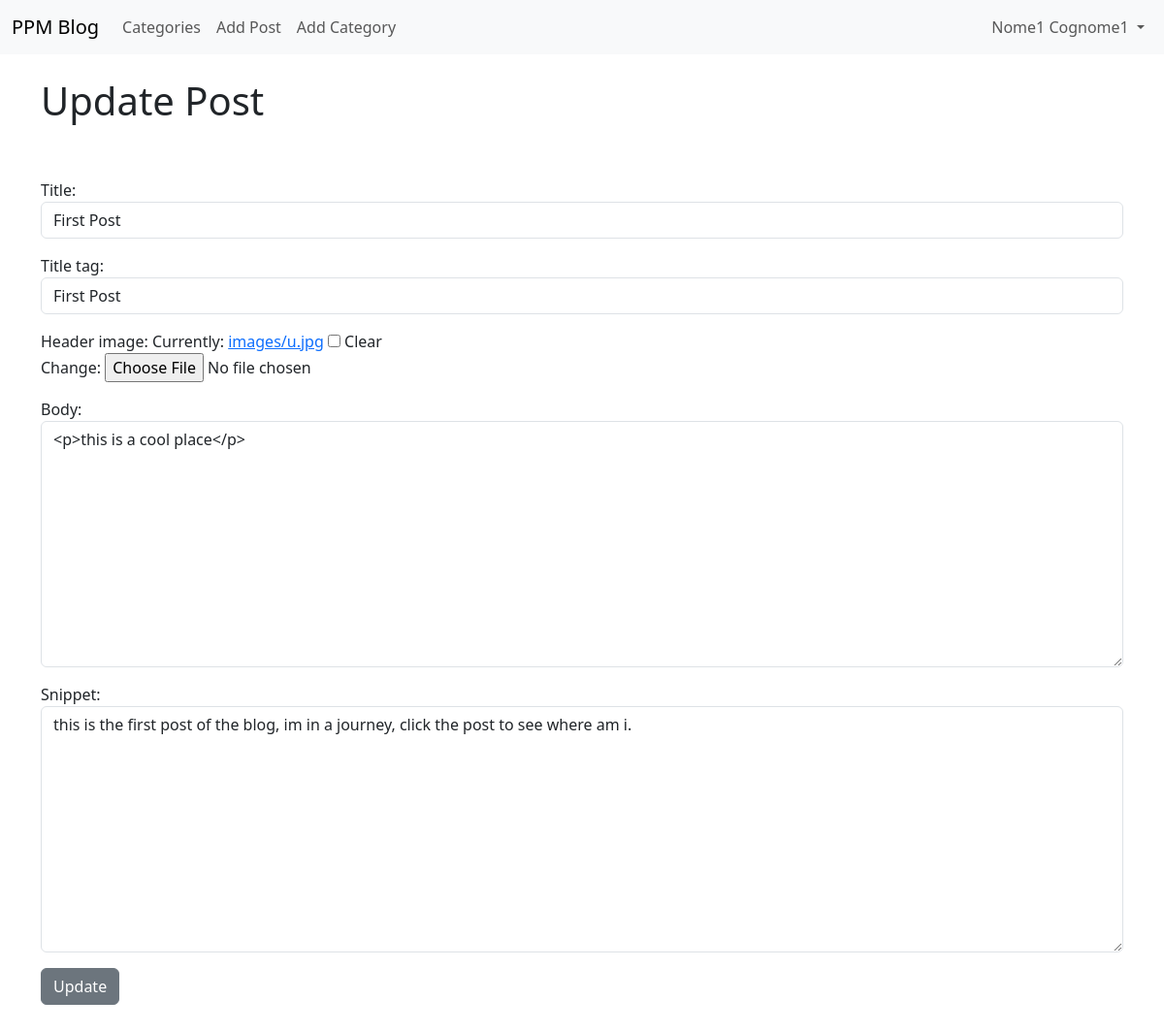
The app's page /article/edit/13 (signed in) with its own data.
### theblog/models.py (models this page shows, shortened)
class Post(models.Model):
    title = models.CharField(max_length=255)
    header_image = models.ImageField(null=True, blank=True, upload_to="images/")
    title_tag = models.CharField(max_length=255)
    author = models.ForeignKey(User, on_delete=models.CASCADE)
    body = RichTextField(blank=True, null=True)
    post_date = models.DateField(auto_now_add=True)
    category = models.CharField(max_length=255, default='uncategory')
    snippet = models.CharField(max_length=255, default='Click Link Above To Read Blog Post...')
    likes = models.ManyToManyField(User, related_name='blog_posts')
    unlikes = models.ManyToManyField(User, related_name='blog_posts_u')

### theblog/views.py (the view)
# urls.py: path('article/edit/<int:pk>', UpdatePostView.as_view(), name='update_post'),
class UpdatePostView(UpdateView):
    model = Post
    form_class = EditForm
    template_name = 'update_post.html'

### theblog/forms.py
class EditForm(forms.ModelForm):
    class Meta:
        model = Post
        fields = ('title', 'title_tag', 'header_image', 'body', 'snippet')
        widgets = {
            'title': forms.TextInput(attrs={'class': 'form-control', 'placeholder': 'Title'}),
            'title_tag': forms.TextInput(attrs={'class': 'form-control', 'placeholder': 'Title_Tag'}),
            'body': forms.Textarea(attrs={'class': 'form-control', 'placeholder': 'Body'}),
            'snippet': forms.Textarea(attrs={'class': 'form-control'}),
        }

### theblog/templates/update_post.html (shortened to what this page needs)
{% extends 'base.html' %}
{% block content %}
    {% if user.is_authenticated %}
         {% if user.is_authenticated %}
            <h1>Update Post</h1>
            <br/><br/>
            <div class="form-group">
                <form method="POST" enctype="multipart/form-data">
                    {{ form.as_p }}
                    <button class="btn btn-secondary">Update</button>
                </form>
            </div>
         {% else %}
                <h1>You're not allowed here! (and you know it...</h1>
         {% endif %}
    {% else %}
    <h1>You are not Login, please Login to change your post</h1>
    {% endif %}
    <br/><br/>
{% endblock %}

### theblog/templates/base.html (shortened to what this page needs)
<!doctype html>
<html lang="en">
  <head>
    <link href="https://cdn.jsdelivr.net/npm/bootstrap@5.3.3/dist/css/bootstrap.min.css" rel="stylesheet">
  </head>
  <body>
      <nav class="navbar navbar-expand-lg bg-body-tertiary">
      <div class="container-fluid">
        <a class="navbar-brand" href="{% url 'home' %}">PPM Blog</a>
        <div class="collapse navbar-collapse" id="navbarSupportedContent">
          <ul class="navbar-nav me-auto mb-2 mb-lg-0">
                <li class="nav-item">
                      <a class="nav-link" href="{% url 'category_list' %}">Categories</a>
                  </li>
              {% if user.is_authenticated %}
                  <li class="nav-item">
                      <a class="nav-link" href="{% url 'add_post' %}">Add Post</a>
                  </li>
                  {% if user.username == 'admin' %}
                  <li class="nav-item">
                      <a class="nav-link" href="{% url 'add_category' %}">Add Category</a>
                  </li>
                  {% endif %}
              {% endif %}
          </ul>
          {% if user.is_authenticated %}
              <ul class="navbar-nav ml.auto">
                <li class="nav-item dropdown">
                      <a class="nav-link dropdown-toggle" href="#" role="button" data-bs-toggle="dropdown" aria-expanded="false">
                          {{ user.first_name }} {{ user.last_name }}
                      </a>
                  </li>
              </ul>
        {% endif %}
        </div>
      </div>
    </nav>
      <br/>
      <div class="container">
        {% block content %}
        {% endblock %}
      </div>
  </body>
</html>

### records on screen
Post: title "First Post", title_tag "First Post", body "<p>this is a cool place</p>", snippet "this is the first post of the blog, im in a journey, click the post to see where am i."

### other values on screen
{{ user.first_name }} "Nome1"
{{ user.last_name }} "Cognome1"
